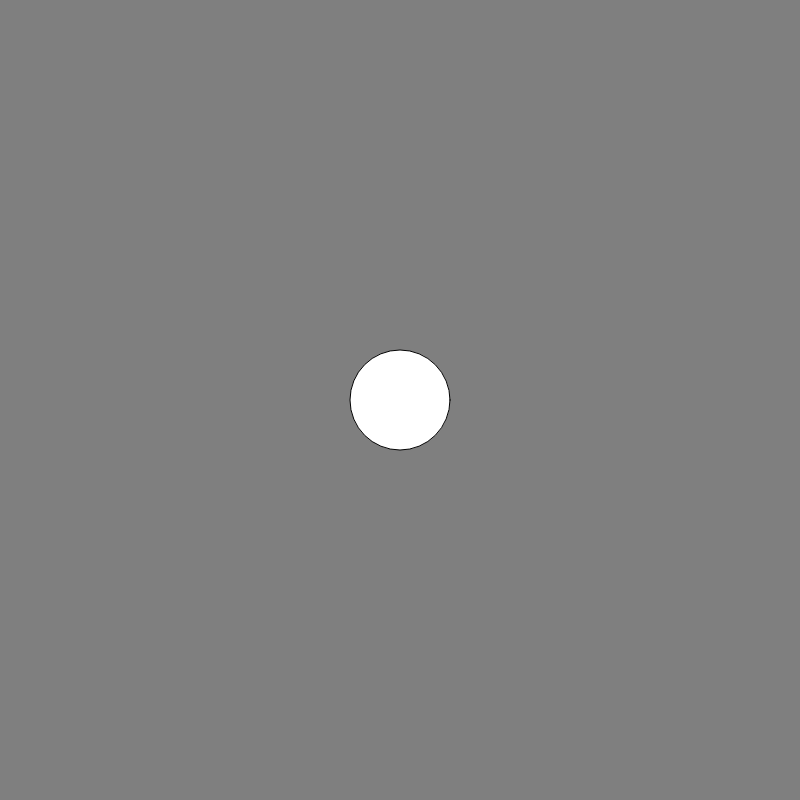
Frame 1 (no input)
Frame 60 (no input): identical to frame 1, image omitted
Frame 120 (the mouse pressed at the canvas centre since frame 60): identical to frame 1, image omitted

The p5.js sketch that drew this single still picture (run headless with seeded random() and noise() and a simulated clock; from frame 60 on, the mouse is pressed at the canvas centre):

// p5.js sketch
// ── sketch.js
function setup(){
	createCanvas(800, 800);
}

function draw(){
	background(127);

	ellipseMode(CENTER);
	ellipse(width/2, height/2, 100, 100);
}
